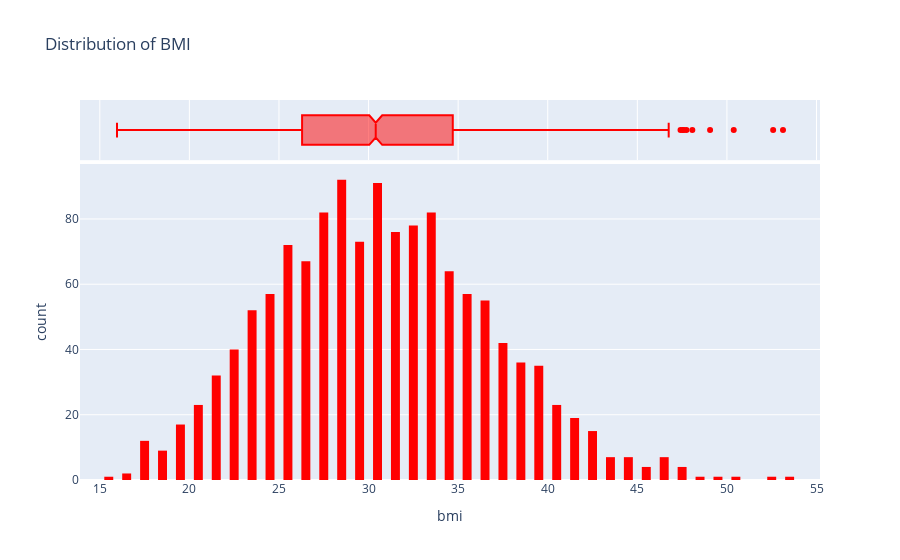

Notebook code for this chart:
### Code cell
fig=px.histogram(medical_df,
                x='bmi',
                marginal='box',
                color_discrete_sequence=['red'],
                title='Distribution of BMI')
fig.update_layout(bargap=0.5)
fig.show()

### Figure 1 — Plotly figure (JSON) as saved in the notebook; plotly's stock layout.template omitted (floating-point values rounded to 4 significant figures; data arrays with more than 128 entries replaced by an {"elided": "..."} marker saying what was removed)
{"data": [{"alignmentgroup": "True", "bingroup": "x", "hovertemplate": "bmi=%{x}<br>count=%{y}<extra></extra>", "legendgroup": "", "marker": {"color": "red", "pattern": {"shape": ""}}, "name": "", "offsetgroup": "", "orientation": "v", "showlegend": false, "type": "histogram", "x": {"elided": "1338 float values"}, "xaxis": "x", "yaxis": "y"}, {"alignmentgroup": "True", "hovertemplate": "bmi=%{x}<extra></extra>", "legendgroup": "", "marker": {"color": "red"}, "name": "", "notched": true, "offsetgroup": "", "showlegend": false, "type": "box", "x": {"elided": "1338 float values"}, "xaxis": "x2", "yaxis": "y2"}], "layout": {"autosize": true, "bargap": 0.5, "barmode": "relative", "legend": {"tracegroupgap": 0}, "title": {"text": "Distribution of BMI"}, "xaxis": {"anchor": "y", "autorange": true, "domain": [0, 1], "range": [13.9, 55.2], "title": {"text": "bmi"}, "type": "linear"}, "xaxis2": {"anchor": "y2", "autorange": true, "domain": [0, 1], "matches": "x", "range": [13.9, 55.2], "showgrid": true, "showticklabels": false, "type": "linear"}, "yaxis": {"anchor": "x", "autorange": true, "domain": [0, 0.8316], "range": [0, 96.84], "title": {"text": "count"}}, "yaxis2": {"anchor": "x2", "autorange": true, "domain": [0.8416, 1], "matches": "y2", "range": [-0.5, 0.5], "showgrid": false, "showline": false, "showticklabels": false, "ticks": "", "type": "category"}}}
